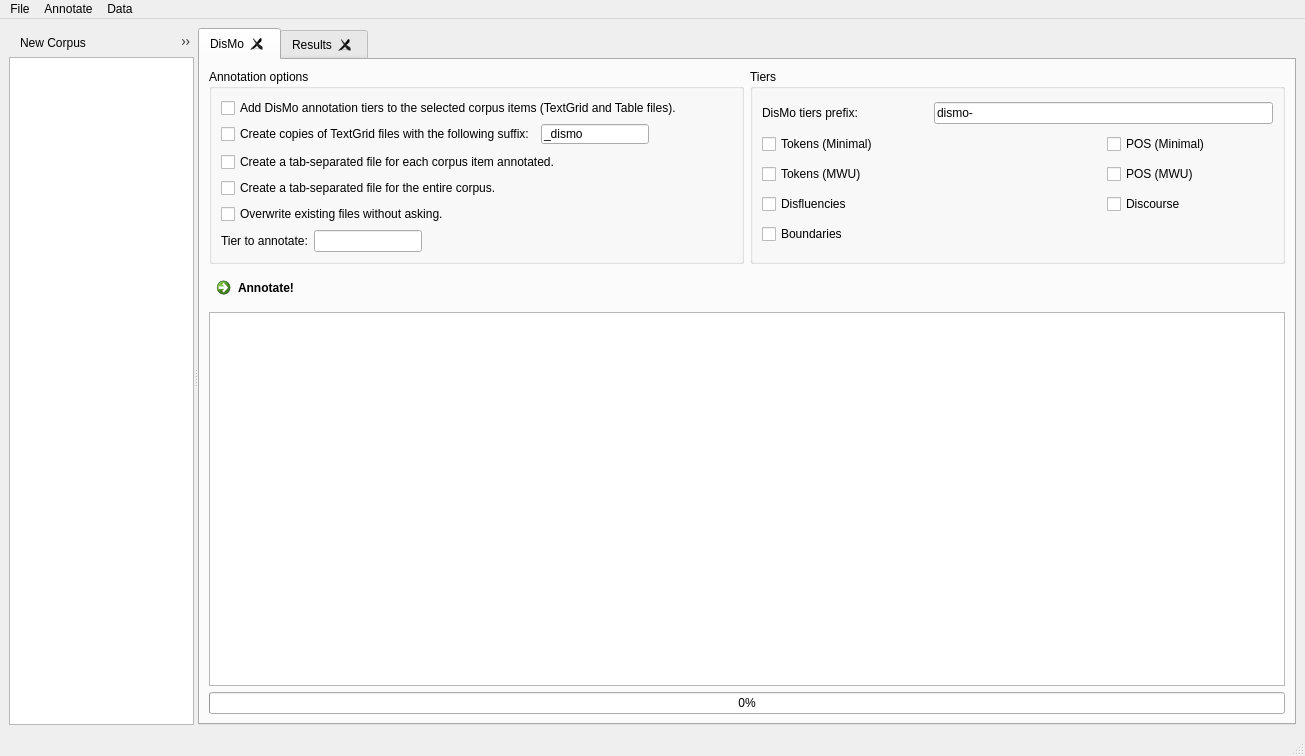
<?xml version="1.0" encoding="UTF-8"?>
<ui version="4.0">
 <class>MainWindow</class>
 <widget class="QMainWindow" name="MainWindow">
  <property name="geometry">
   <rect>
    <x>0</x>
    <y>0</y>
    <width>1305</width>
    <height>756</height>
   </rect>
  </property>
  <property name="windowTitle">
   <string>DisMo Annotator v. 0.4 BETA 3</string>
  </property>
  <property name="windowIcon">
   <iconset>
    <normaloff>:/dismo/icons/corpus_annotation.png</normaloff>:/dismo/icons/corpus_annotation.png</iconset>
  </property>
  <widget class="QWidget" name="centralwidget">
   <layout class="QGridLayout" name="gridLayout_6">
    <item row="0" column="0">
     <widget class="QSplitter" name="splitter">
      <property name="orientation">
       <enum>Qt::Horizontal</enum>
      </property>
      <widget class="QWidget" name="widgetCorpus" native="true">
       <property name="sizePolicy">
        <sizepolicy hsizetype="Preferred" vsizetype="Preferred">
         <horstretch>2</horstretch>
         <verstretch>0</verstretch>
        </sizepolicy>
       </property>
       <layout class="QGridLayout" name="gridLayout_2">
        <property name="leftMargin">
         <number>0</number>
        </property>
        <property name="topMargin">
         <number>0</number>
        </property>
        <property name="rightMargin">
         <number>0</number>
        </property>
        <property name="bottomMargin">
         <number>0</number>
        </property>
        <property name="spacing">
         <number>0</number>
        </property>
        <item row="0" column="0">
         <widget class="QToolBar" name="toolBar">
          <property name="windowTitle">
           <string>toolBar</string>
          </property>
          <addaction name="actionCorpusNew"/>
          <addaction name="actionCorpusOpen"/>
          <addaction name="actionCorpusSave"/>
          <addaction name="separator"/>
          <addaction name="actionCorpusAddFile"/>
          <addaction name="actionCorpusRemoveFile"/>
          <addaction name="actionCorpusAddFromFolder"/>
         </widget>
        </item>
        <item row="1" column="0">
         <widget class="QTreeView" name="treeviewCorpus"/>
        </item>
       </layout>
      </widget>
      <widget class="QTabWidget" name="tabWidget">
       <property name="sizePolicy">
        <sizepolicy hsizetype="Expanding" vsizetype="Expanding">
         <horstretch>4</horstretch>
         <verstretch>0</verstretch>
        </sizepolicy>
       </property>
       <property name="currentIndex">
        <number>0</number>
       </property>
       <property name="documentMode">
        <bool>false</bool>
       </property>
       <property name="tabsClosable">
        <bool>true</bool>
       </property>
       <widget class="QWidget" name="tabDismo">
        <property name="sizePolicy">
         <sizepolicy hsizetype="Fixed" vsizetype="Preferred">
          <horstretch>0</horstretch>
          <verstretch>0</verstretch>
         </sizepolicy>
        </property>
        <attribute name="title">
         <string>DisMo</string>
        </attribute>
        <layout class="QGridLayout" name="gridLayout_7">
         <item row="0" column="0">
          <layout class="QGridLayout" name="gridLayoutTop">
           <item row="0" column="1">
            <widget class="QGroupBox" name="groupBoxTiers">
             <property name="sizePolicy">
              <sizepolicy hsizetype="Preferred" vsizetype="Preferred">
               <horstretch>1</horstretch>
               <verstretch>0</verstretch>
              </sizepolicy>
             </property>
             <property name="title">
              <string>Tiers</string>
             </property>
             <layout class="QGridLayout" name="gridLayout">
              <item row="3" column="0">
               <widget class="QCheckBox" name="checkOutputDisfluencies">
                <property name="text">
                 <string>Disfluencies</string>
                </property>
               </widget>
              </item>
              <item row="3" column="2">
               <widget class="QCheckBox" name="checkOutputDiscourse">
                <property name="text">
                 <string>Discourse</string>
                </property>
               </widget>
              </item>
              <item row="0" column="1" colspan="2">
               <widget class="QLineEdit" name="editDismoTierPrefix">
                <property name="text">
                 <string>dismo-</string>
                </property>
               </widget>
              </item>
              <item row="1" column="0" colspan="2">
               <widget class="QCheckBox" name="checkOutputTokMin">
                <property name="text">
                 <string>Tokens (Minimal)</string>
                </property>
               </widget>
              </item>
              <item row="0" column="0">
               <widget class="QLabel" name="label_2">
                <property name="sizePolicy">
                 <sizepolicy hsizetype="Minimum" vsizetype="Preferred">
                  <horstretch>0</horstretch>
                  <verstretch>0</verstretch>
                 </sizepolicy>
                </property>
                <property name="text">
                 <string>DisMo tiers prefix:</string>
                </property>
               </widget>
              </item>
              <item row="2" column="0">
               <widget class="QCheckBox" name="checkOutputTokMWU">
                <property name="text">
                 <string>Tokens (MWU)</string>
                </property>
               </widget>
              </item>
              <item row="4" column="0">
               <widget class="QCheckBox" name="checkOutputBoundaries">
                <property name="text">
                 <string>Boundaries</string>
                </property>
               </widget>
              </item>
              <item row="1" column="2">
               <widget class="QCheckBox" name="checkOutputPOSMin">
                <property name="text">
                 <string>POS (Minimal)</string>
                </property>
               </widget>
              </item>
              <item row="2" column="2">
               <widget class="QCheckBox" name="checkOutputPOSMWU">
                <property name="text">
                 <string>POS (MWU)</string>
                </property>
               </widget>
              </item>
             </layout>
            </widget>
           </item>
           <item row="0" column="0">
            <widget class="QGroupBox" name="groupBoxOutput">
             <property name="sizePolicy">
              <sizepolicy hsizetype="Preferred" vsizetype="Preferred">
               <horstretch>1</horstretch>
               <verstretch>0</verstretch>
              </sizepolicy>
             </property>
             <property name="title">
              <string>Annotation options</string>
             </property>
             <layout class="QFormLayout" name="formLayout_2">
              <item row="0" column="0">
               <widget class="QCheckBox" name="checkAddAnnotations">
                <property name="text">
                 <string>Add DisMo annotation tiers to the selected corpus items (TextGrid and Table files).</string>
                </property>
               </widget>
              </item>
              <item row="1" column="0">
               <layout class="QGridLayout" name="gridLayout_4">
                <item row="0" column="0">
                 <widget class="QCheckBox" name="checkCreateCopies">
                  <property name="text">
                   <string>Create copies of TextGrid files with the following suffix:</string>
                  </property>
                 </widget>
                </item>
                <item row="0" column="1">
                 <widget class="QLineEdit" name="editSuffix">
                  <property name="text">
                   <string>_dismo</string>
                  </property>
                 </widget>
                </item>
               </layout>
              </item>
              <item row="2" column="0">
               <widget class="QCheckBox" name="checkCreateTablesEach">
                <property name="text">
                 <string>Create a tab-separated file for each corpus item annotated.</string>
                </property>
               </widget>
              </item>
              <item row="3" column="0">
               <widget class="QCheckBox" name="checkCreateTableFull">
                <property name="text">
                 <string>Create a tab-separated file for the entire corpus.</string>
                </property>
               </widget>
              </item>
              <item row="5" column="0">
               <layout class="QGridLayout" name="gridLayout_5">
                <item row="0" column="0">
                 <widget class="QLabel" name="label">
                  <property name="sizePolicy">
                   <sizepolicy hsizetype="Minimum" vsizetype="Preferred">
                    <horstretch>0</horstretch>
                    <verstretch>0</verstretch>
                   </sizepolicy>
                  </property>
                  <property name="text">
                   <string>Tier to annotate:</string>
                  </property>
                 </widget>
                </item>
                <item row="0" column="1">
                 <widget class="QLineEdit" name="editInputTier"/>
                </item>
               </layout>
              </item>
              <item row="4" column="0" colspan="2">
               <widget class="QCheckBox" name="checkOverwrite">
                <property name="sizePolicy">
                 <sizepolicy hsizetype="Minimum" vsizetype="Fixed">
                  <horstretch>0</horstretch>
                  <verstretch>0</verstretch>
                 </sizepolicy>
                </property>
                <property name="text">
                 <string>Overwrite existing files without asking.</string>
                </property>
               </widget>
              </item>
             </layout>
            </widget>
           </item>
          </layout>
         </item>
         <item row="1" column="0">
          <layout class="QGridLayout" name="gridLayoutBottom">
           <item row="0" column="0">
            <widget class="QCommandLinkButton" name="commandAnnotate">
             <property name="text">
              <string>Annotate!</string>
             </property>
            </widget>
           </item>
           <item row="1" column="0">
            <widget class="QTextBrowser" name="textProgress"/>
           </item>
           <item row="2" column="0">
            <widget class="QProgressBar" name="progressBarAnnotation">
             <property name="value">
              <number>0</number>
             </property>
            </widget>
           </item>
          </layout>
         </item>
        </layout>
       </widget>
       <widget class="QWidget" name="tabResults">
        <attribute name="title">
         <string>Results</string>
        </attribute>
        <layout class="QGridLayout" name="gridLayout_3">
         <item row="0" column="0">
          <widget class="QTableView" name="tableviewResults"/>
         </item>
        </layout>
       </widget>
      </widget>
     </widget>
    </item>
   </layout>
  </widget>
  <widget class="QMenuBar" name="menubar">
   <property name="geometry">
    <rect>
     <x>0</x>
     <y>0</y>
     <width>1305</width>
     <height>22</height>
    </rect>
   </property>
   <widget class="QMenu" name="menuFile">
    <property name="title">
     <string>File</string>
    </property>
    <addaction name="actionCorpusNew"/>
    <addaction name="actionCorpusOpen"/>
    <addaction name="actionCorpusSave"/>
    <addaction name="actionCorpusSaveAs"/>
    <addaction name="separator"/>
    <addaction name="actionCorpusAddFile"/>
    <addaction name="actionCorpusRemoveFile"/>
    <addaction name="actionCorpusAddFromFolder"/>
    <addaction name="separator"/>
    <addaction name="actionQuit"/>
   </widget>
   <widget class="QMenu" name="menuAnnotator">
    <property name="title">
     <string>Annotate</string>
    </property>
    <addaction name="actionAnnotate"/>
    <addaction name="actionEvaluation"/>
   </widget>
   <widget class="QMenu" name="menuData">
    <property name="title">
     <string>Data</string>
    </property>
    <addaction name="actionLoadTabFileForCorpus"/>
    <addaction name="actionSaveTextgrids"/>
    <addaction name="separator"/>
    <addaction name="actionSaveTabFiles"/>
    <addaction name="actionSaveTabFileForCorpus"/>
   </widget>
   <addaction name="menuFile"/>
   <addaction name="menuAnnotator"/>
   <addaction name="menuData"/>
  </widget>
  <widget class="QStatusBar" name="statusbar"/>
  <action name="actionCorpusAddFile">
   <property name="icon">
    <iconset>
     <normaloff>:/dismo/icons/add_file.png</normaloff>:/dismo/icons/add_file.png</iconset>
   </property>
   <property name="text">
    <string>Add File to Corpus...</string>
   </property>
  </action>
  <action name="actionCorpusRemoveFile">
   <property name="icon">
    <iconset>
     <normaloff>:/dismo/icons/remove_file.png</normaloff>:/dismo/icons/remove_file.png</iconset>
   </property>
   <property name="text">
    <string>Remove File</string>
   </property>
  </action>
  <action name="actionCorpusAddFromFolder">
   <property name="icon">
    <iconset>
     <normaloff>:/dismo/icons/add_folder.png</normaloff>:/dismo/icons/add_folder.png</iconset>
   </property>
   <property name="text">
    <string>Add Files From Folder...</string>
   </property>
  </action>
  <action name="actionCorpusNew">
   <property name="icon">
    <iconset>
     <normaloff>:/dismo/icons/corpus_new.png</normaloff>:/dismo/icons/corpus_new.png</iconset>
   </property>
   <property name="text">
    <string>New Corpus</string>
   </property>
  </action>
  <action name="actionCorpusOpen">
   <property name="icon">
    <iconset>
     <normaloff>:/dismo/icons/corpus_open.png</normaloff>:/dismo/icons/corpus_open.png</iconset>
   </property>
   <property name="text">
    <string>Open Corpus...</string>
   </property>
  </action>
  <action name="actionCorpusSave">
   <property name="icon">
    <iconset>
     <normaloff>:/dismo/icons/corpus_save.png</normaloff>:/dismo/icons/corpus_save.png</iconset>
   </property>
   <property name="text">
    <string>Save Corpus</string>
   </property>
  </action>
  <action name="actionCorpusSaveAs">
   <property name="icon">
    <iconset>
     <normaloff>:/dismo/icons/corpus_saveas.png</normaloff>:/dismo/icons/corpus_saveas.png</iconset>
   </property>
   <property name="text">
    <string>Save Corpus As...</string>
   </property>
  </action>
  <action name="actionQuit">
   <property name="text">
    <string>Quit</string>
   </property>
  </action>
  <action name="actionAnnotate">
   <property name="text">
    <string>Annotate Corpus</string>
   </property>
  </action>
  <action name="actionEvaluation">
   <property name="text">
    <string>Evaluate Annotator</string>
   </property>
  </action>
  <action name="actionSaveTextgrids">
   <property name="text">
    <string>Save Textgrids</string>
   </property>
  </action>
  <action name="actionSaveTabFiles">
   <property name="text">
    <string>Export Tab-separated Files...</string>
   </property>
  </action>
  <action name="actionSaveTabFileForCorpus">
   <property name="text">
    <string>Export Tab-separated File for Entire Corpus...</string>
   </property>
  </action>
  <action name="actionLoadTabFileForCorpus">
   <property name="text">
    <string>Load Tab-separated File...</string>
   </property>
  </action>
 </widget>
 <resources/>
 <connections/>
</ui>
